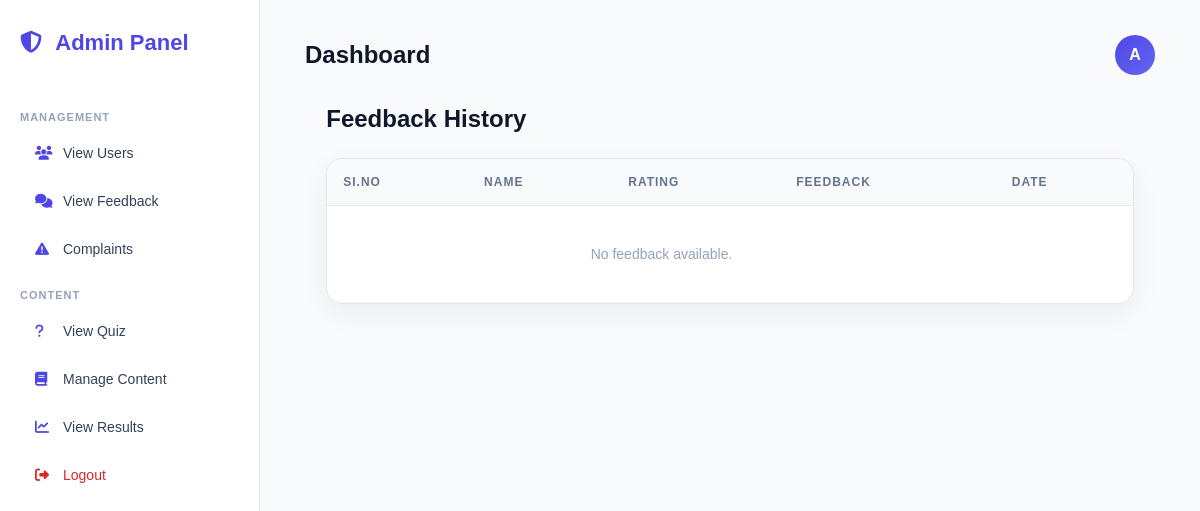
Page /ViewFeedback/ on the earlier database version.
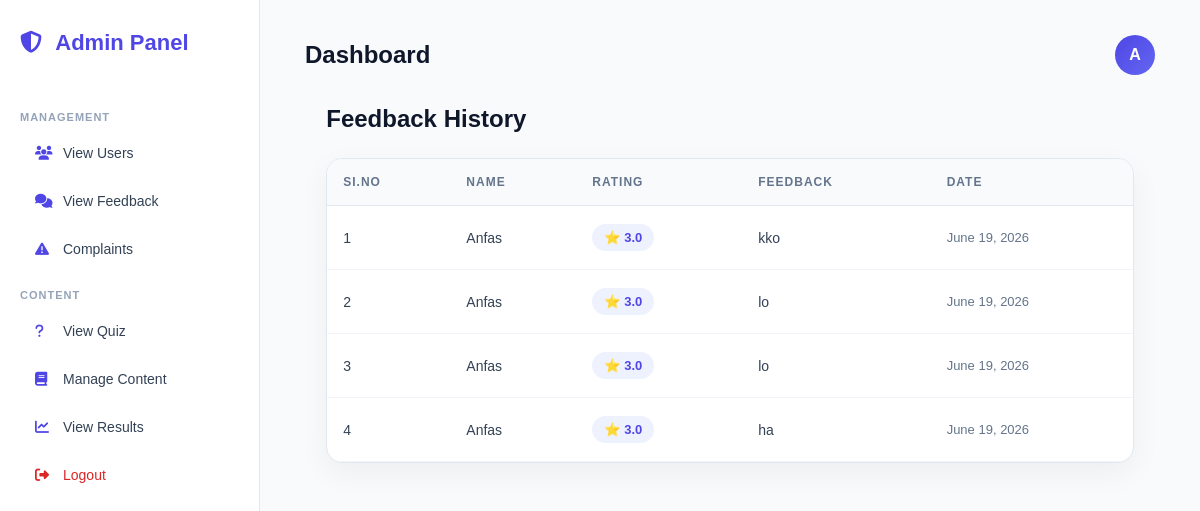
Same page on the later database version.
### CyberAwarnessGameApp/models.py (models this page shows)
class FeedbackTable(models.Model):
    User = models.ForeignKey(UserTable, on_delete=models.CASCADE)
    Feedback = models.TextField(blank=True, null=True)
    Rating = models.FloatField(blank=True, null=True)
    Date = models.DateField(auto_now_add=True)

class UserTable(models.Model):
    login = models.ForeignKey(LoginTable, on_delete=models.CASCADE)
    Name= models.CharField(max_length=300, blank=True, null=True)
    Emailid = models.EmailField(max_length=500, blank=True, null=True)
    PhoneNumber= models.CharField(max_length=150, blank=True, null=True)
    profileImage=models.FileField(upload_to='profile/', null=True, blank=True)

### CyberAwarnessGameApp/views.py (the view)
# urls.py: path('ViewFeedback/', views.ViewFeedback.as_view(), name='ViewFeedback'),
class ViewFeedback(View):
    def get(self, request):
        feedbacks = FeedbackTable.objects.all()
        return render(request, 'view_feedback.html', {'a': feedbacks})

### templates/view_feedback.html (shortened to what this page needs)
{% extends "admin_home.html" %}
{% block content %}
<div class="page-header">
    <h2>Feedback History</h2>
</div>
<div class="table-wrapper">
    <table>
        <thead>
            <tr>
                <th>SI.No</th>
                <th>Name</th>
                <th>Rating</th>
                <th>Feedback</th>
                <th>Date</th>
            </tr>
        </thead>
        <tbody>
            {% for i in a %}
            <tr>
                <td>{{ forloop.counter }}</td>
                <td>{{ i.User.Name }}</td>
                <td>
                    <span class="rating-badge">
                        ⭐ {{ i.Rating }}
                    </span>
                </td>
                <td>{{ i.Feedback }}</td>
                <td class="date-text">{{ i.Date }}</td>
            </tr>
            {% empty %}
            <tr>
                <td colspan="4" class="empty-row">
                    No feedback available.
                </td>
            </tr>
            {% endfor %}
        </tbody>
    </table>
</div>
{% endblock %}

### templates/admin_home.html (shortened to what this page needs)
<!DOCTYPE html>
<html lang="en">
<head>
    <link href="https://cdnjs.cloudflare.com/ajax/libs/font-awesome/6.5.1/css/all.min.css" rel="stylesheet">
</head>
<body>
    <div class="sidebar">
        <h2><i class="fa-solid fa-shield-halved"></i> Admin Panel</h2>
        <div class="menu">
            <div class="menu-title">MANAGEMENT</div>
            <a href="{% url 'ViewUser' %}"><i class="fa-solid fa-users"></i> View Users</a>
            <a href="{% url 'ViewFeedback' %}"><i class="fa-solid fa-comments"></i> View Feedback</a>
            <a href="{% url 'ViewComplaint' %}"><i class="fa-solid fa-triangle-exclamation"></i> Complaints</a>
            <div class="menu-title">CONTENT</div>
            <a href="{% url 'ViewQuiz' %}"><i class="fa-solid fa-question"></i> View Quiz</a>
            <a href="{% url 'add_manage_learn' %}"><i class="fa-solid fa-book"></i> Manage Content</a>
            <a href="{% url 'QuizResult' %}"><i class="fa-solid fa-chart-line"></i> View Results</a>
            <a href="/LoginPage/" class="logout">
                <i class="fa-solid fa-right-from-bracket"></i> Logout
            </a>
        </div>
    </div>
    <div class="main">
        <div class="topbar">
            <h1>Dashboard</h1>
            <div class="admin-profile">A</div>
        </div>
        {% block content %}{% endblock %}
    </div>
</body>
</html>

### templates/admin_home.html (style rules this page uses)
* { margin: 0; padding: 0; box-sizing: border-box; font-family: 'Poppins', sans-serif; }
body { display: flex; background: #f8fafc; height: 100vh; color: #0f172a; }
.sidebar { width: 260px; background: #ffffff; padding: 30px 20px; border-right: 1px solid #e2e8f0; display: flex; flex-direction: column; }
.sidebar h2 { font-size: 22px; margin-bottom: 35px; color: #4f46e5; }
.sidebar h2 i { margin-right: 8px; }
.menu-title { font-size: 11px; color: #94a3b8; margin: 20px 0 10px; font-weight: 600; letter-spacing: 1px; }
.menu a { display: flex; align-items: center; gap: 10px; padding: 12px 15px; margin-bottom: 8px; text-decoration: none; border-radius: 10px; font-size: 14px; color: #334155; transition: 0.3s ease; }
.menu a i { width: 18px; color: #4f46e5; }
.logout { margin-top: auto; color: #dc2626 !important; }
.logout i { color: #dc2626 !important; }
.main { flex: 1; padding: 35px 45px; }
.topbar { display: flex; justify-content: space-between; align-items: center; margin-bottom: 30px; }
.topbar h1 { font-size: 24px; font-weight: 600; }
.admin-profile { background: linear-gradient(135deg, #4f46e5, #6366f1); color: #ffffff; width: 40px; height: 40px; display: flex; justify-content: center; align-items: center; border-radius: 50%; font-weight: bold; }

### templates/view_feedback.html (style rules this page uses)
.page-header { width: 95%; margin: 0 auto 25px auto; display: flex; justify-content: space-between; align-items: center; }
.page-header h2 { font-size: 24px; font-weight: 600; color: #0f172a; }
.table-wrapper { width: 95%; margin: auto; background: #ffffff; border-radius: 16px; border: 1px solid #e2e8f0; box-shadow: 0 10px 30px rgba(0,0,0,0.05); overflow: hidden; }
table { width: 100%; border-collapse: collapse; }
thead { background: #f8fafc; }
th { padding: 16px; font-size: 12px; font-weight: 600; color: #64748b; text-transform: uppercase; letter-spacing: 1px; text-align: left; border-bottom: 1px solid #e2e8f0; }
td { padding: 18px 16px; font-size: 14px; color: #334155; border-bottom: 1px solid #f1f5f9; }
tbody tr { transition: 0.2s ease; }
.rating-badge { display: inline-block; padding: 6px 12px; border-radius: 20px; background: #eef2ff; color: #4f46e5; font-weight: 600; font-size: 13px; }
.date-text { color: #64748b; font-size: 13px; }

Differences in the rows shown:
added FeedbackTable: User.Name "Anfas", Rating "3.0", Feedback "kko", Date "June 19, 2026"
added FeedbackTable: User.Name "Anfas", Rating "3.0", Feedback "lo", Date "June 19, 2026"
added FeedbackTable: User.Name "Anfas", Rating "3.0", Feedback "lo", Date "June 19, 2026"
added FeedbackTable: User.Name "Anfas", Rating "3.0", Feedback "ha", Date "June 19, 2026"
Other differences:
text no longer shown: "No feedback available."
